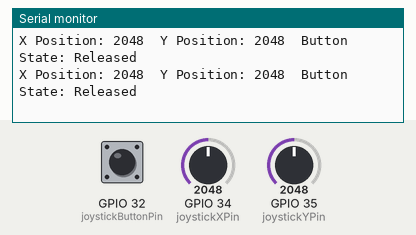
Bench run of a sketch on a simulated ESP32. Shown: the last lines printed to the serial monitor. Inputs (shaded band) come from the test bench; at power-on: GPIO 32 (joystickButtonPin) HIGH, GPIO 34 (joystickXPin) = 2048, GPIO 35 (joystickYPin) = 2048.

Above: at 1.2 s.
1.3 s: GPIO 32 (joystickButtonPin) pulled LOW for 0.15 s
At 1.31 s:
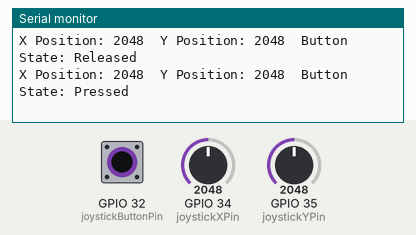
2.9 s: GPIO 34 (joystickXPin) set to 2866
At 2.92 s:
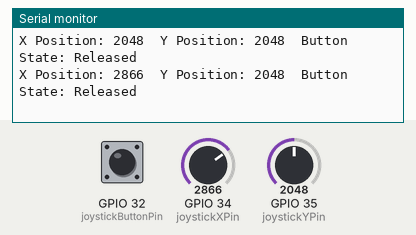
4.4 s: GPIO 35 (joystickYPin) set to 2866
At 4.43 s:
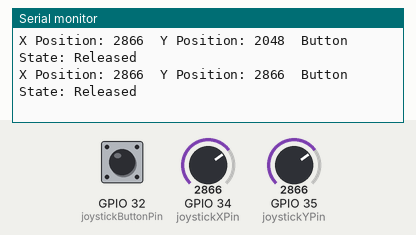
5.9 s: GPIO 32 (joystickButtonPin) pulled LOW for 1 s
At 5.94 s:
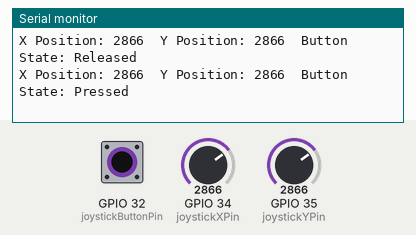
8.4 s: GPIO 34 (joystickXPin) set to 3603
At 8.46 s:
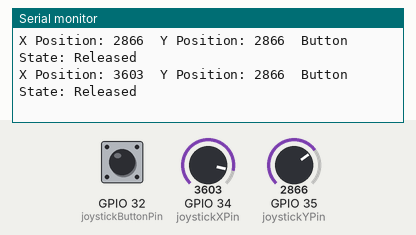
9.9 s: GPIO 35 (joystickYPin) set to 3603
At 9.96 s:
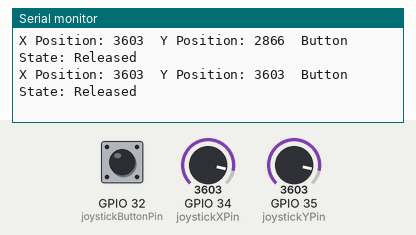
Timing chart, 0 to 12.4 s (numbered marks = the images above; inputs shaded):
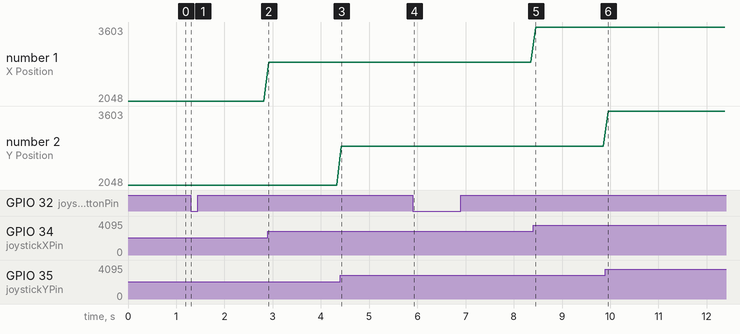

The sketch:

Read-Joystick-Position-ESP32.ino
```cpp
#include <Arduino.h>

const int joystickXPin = 34; // Joystick X-axis connected to GPIO 34
const int joystickYPin = 35; // Joystick Y-axis connected to GPIO 35
const int joystickButtonPin = 32; // Joystick button connected to GPIO 32

void setup() {
  Serial.begin(9600);
  pinMode(joystickButtonPin, INPUT);
  digitalWrite(joystickButtonPin, HIGH); // Enable the internal pull-up resistor
}

void loop() {
  int xPosition = analogRead(joystickXPin);
  int yPosition = analogRead(joystickYPin);
  bool buttonState = (digitalRead(joystickButtonPin) == LOW); // Read the button state

  // You may need to adjust the analogRead values to match your specific joystick's range.
  // The values typically range from 0 to 4095 for the ESP32's ADC.

  Serial.print("X Position: ");
  Serial.print(xPosition);
  Serial.print("\tY Position: ");
  Serial.print(yPosition);
  Serial.print("\tButton State: ");
  Serial.println(buttonState ? "Pressed" : "Released");

  delay(100); // Adjust the delay to control the update rate
}
```

Measured:
- after the input at 1.3 s, the serial monitor: prints a new line at once (image 1)
- after the input at 2.9 s, the serial monitor: prints a new line at once (image 2)
- after the input at 4.4 s, the serial monitor: prints a new line at once (image 3)
- after the input at 5.9 s, the serial monitor: prints a new line at once (image 4)
- after the input at 8.4 s, the serial monitor: prints a new line after 0.05 s (image 5)
- after the input at 9.9 s, the serial monitor: prints a new line after 0.06 s (image 6)
- plotted number 1: 2048 → 2866 after the input at 2.9 s, 2866 → 3603 after the input at 8.4 s
